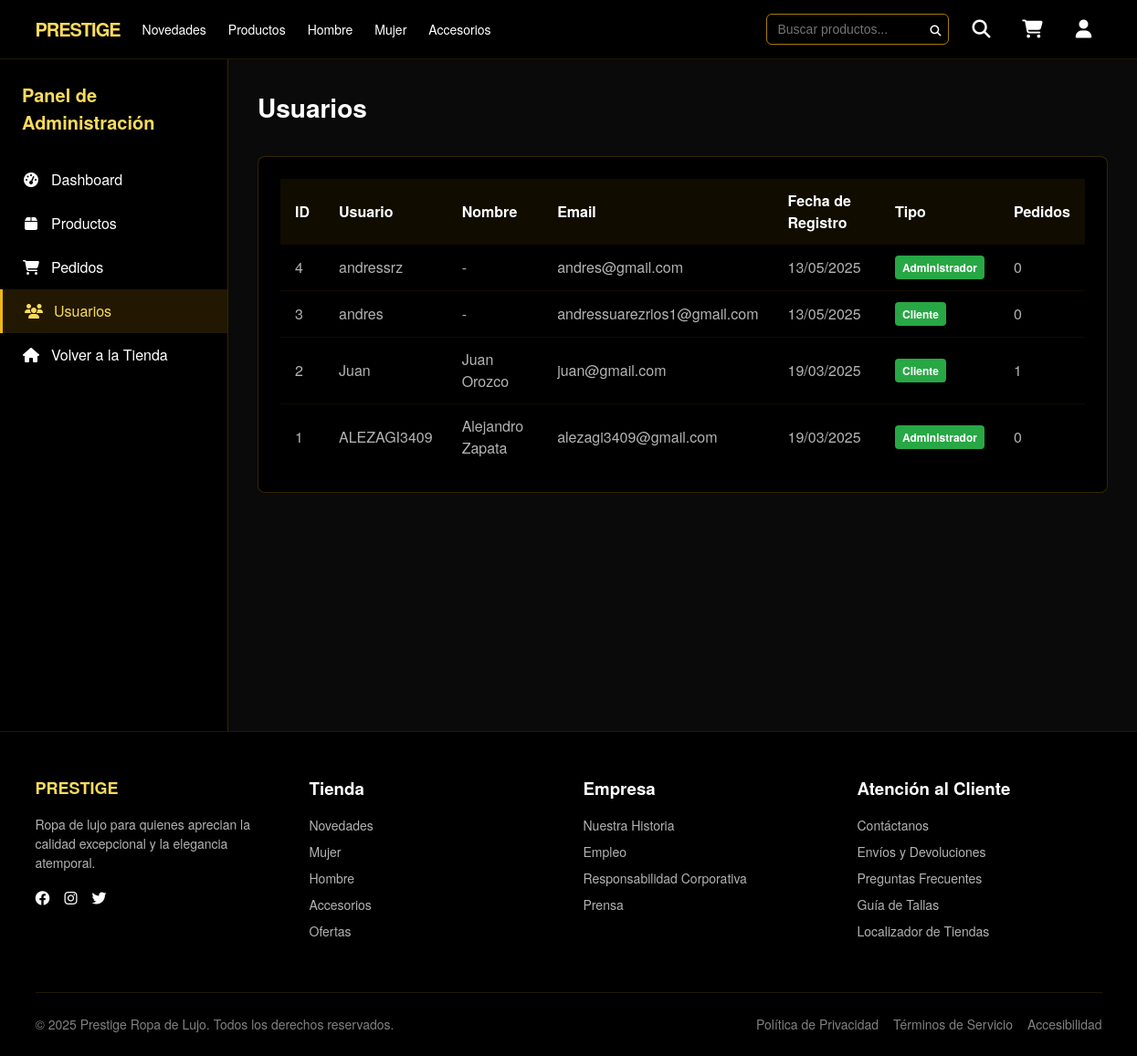
The page /store/admin/users/ (signed in) on the database its author committed.
### store/models.py (models this page shows, shortened)
class User(AbstractUser):
    email = models.EmailField(unique=True)
    payment_method = models.CharField(max_length=100, blank=True, null=True)

### store/views.py (the view)
# urls.py: path('admin/users/', views.AdminUserListView.as_view(), name='admin_users'),
class AdminUserListView(LoginRequiredMixin, StaffRequiredMixin, ListView):
    model = User
    template_name = 'admin/users.html'
    context_object_name = 'users'
    paginate_by = 20
    ordering = ['-date_joined']

### store/context_processors.py (called while the page is built)
def weather_info(request):
    city = request.session.get('weather_city', 'Medellin')
    weather = get_weather(city)
    return {'weather': weather}

### store/views.py (called while the page is built)
    def test_func(self):
        return self.request.user.is_staff

### store/weather.py (called while the page is built)
def get_weather(city="Medellin"):
    api_key = settings.WEATHER_API_KEY
    url = f"https://api.openweathermap.org/data/2.5/weather?q={city}&appid={api_key}&units=metric&lang=es"
    try:
        response = requests.get(url)
        response.raise_for_status()
        data = response.json()
        weather_info = {
            'city': data['name'],
            'country': data['sys']['country'],
            'temperature': round(data['main']['temp']),
            'description': data['weather'][0]['description'],
            'icon': data['weather'][0]['icon'],
            'icon_url': f"http://openweathermap.org/img/wn/{data['weather'][0]['icon']}@2x.png"
        }
        return weather_info
    except Exception as e:
        print(f"Error al obtener el clima: {e}")
        return None

### store/templates/admin/users.html (shortened to what this page needs)
{% extends 'admin/base_admin.html' %}
{% load static %}
{% block admin_content %}
<div class="admin-header">
    <h1 class="admin-page-title">Usuarios</h1>
</div>
<div class="admin-card">
    <div class="admin-card-body">
        <div class="admin-table-responsive">
            <table class="admin-table">
                <thead>
                    <tr>
                        <th>ID</th>
                        <th>Usuario</th>
                        <th>Nombre</th>
                        <th>Email</th>
                        <th>Fecha de Registro</th>
                        <th>Tipo</th>
                        <th>Pedidos</th>
                    </tr>
                </thead>
                <tbody>
                    {% for user in users %}
                    <tr>
                        <td>{{ user.id }}</td>
                        <td>{{ user.username }}</td>
                        <td>{{ user.get_full_name|default:'-' }}</td>
                        <td>{{ user.email }}</td>
                        <td>{{ user.date_joined|date:"d/m/Y" }}</td>
                        <td>
                            {% if user.is_superuser %}
                            <span class="user-badge admin-badge">Administrador</span>
                            {% elif user.is_staff %}
                            <span class="user-badge staff-badge">Staff</span>
                            {% else %}
                            <span class="user-badge user-badge">Cliente</span>
                            {% endif %}
                        </td>
                        <td>{{ user.orders.count }}</td>
                    </tr>
                    {% empty %}
                    <tr>
                        <td colspan="7" class="empty-table">No hay usuarios disponibles</td>
                    </tr>
                    {% endfor %}
                </tbody>
            </table>
        </div>
    </div>
</div>
{% endblock %}

### store/static/css/styles.css (style rules this page uses)
:root { --color-black: #000000; --color-black-light: #0A0A0A; --color-gold-light: #F9DB5C; --color-gold: #EFB810; --color-brown: #A87B05; --color-brown-dark: #664300; --color-white: #FFFFFF; --color-gray: rgba(255, 255, 255, 0.7); --color-gray-light: rgba(255, 255, 255, 0.5); --font-primary: 'Helvetica Neue', Arial, sans-serif; --transition-fast: 0.2s ease; --transition-medium: 0.3s ease; --transition-slow: 0.5s ease; --shadow-sm: 0 1px 2px rgba(0, 0, 0, 0.1); --shadow-md: 0 4px 6px rgba(0, 0, 0, 0.1); --shadow-lg: 0 10px 15px rgba(0, 0, 0, 0.1); --border-radius-sm: 4px; --border-radius-md: 6px; --border-radius-lg: 8px; }
* { margin: 0; padding: 0; box-sizing: border-box; }
html { font-size: 16px; scroll-behavior: smooth; }
body { font-family: var(--font-primary); line-height: 1.5; color: var(--color-white); background-color: var(--color-black-light); min-height: 100vh; display: flex; flex-direction: column; }
.admin-header { display: flex; justify-content: space-between; align-items: center; margin-bottom: 2rem; }
.admin-page-title { font-size: 1.75rem; font-weight: 700; color: var(--color-white); }
.admin-card { background-color: var(--color-black); border: 1px solid rgba(168, 123, 5, 0.3); border-radius: var(--border-radius-lg); margin-bottom: 2rem; overflow: hidden; }
.admin-card-body { padding: 1.5rem; }
.admin-table-responsive { overflow-x: auto; }
.admin-table { width: 100%; border-collapse: collapse; }
.admin-table th { text-align: left; padding: 0.75rem 1rem; font-weight: 600; color: var(--color-white); background-color: rgba(168, 123, 5, 0.1); }
.admin-table td { padding: 0.75rem 1rem; border-bottom: 1px solid rgba(168, 123, 5, 0.1); color: var(--color-gray); }
.admin-table tr:last-child td { border-bottom: none; }
.user-badge { display: inline-block; padding: 0.25rem 0.5rem; border-radius: var(--border-radius-sm); font-size: 0.75rem; font-weight: 600; }
.admin-badge { background-color: #dc3545; color: white; }
.user-badge { background-color: #28a745; color: white; }

### rows shown on the page
User: id "4", username "andressrz", get_full_name "-", email "andres@gmail.com", date_joined "13/05/2025", is_superuser "Administrador", orders.count "0"
User: id "3", username "andres", get_full_name "-", email "andressuarezrios1@gmail.com", date_joined "13/05/2025", is_superuser "Cliente", orders.count "0"
User: id "2", username "Juan", get_full_name "Juan Orozco", email "juan@gmail.com", date_joined "19/03/2025", is_superuser "Cliente", orders.count "1"
User: id "1", username "ALEZAGI3409", get_full_name "Alejandro Zapata", email "alezagi3409@gmail.com", date_joined "19/03/2025", is_superuser "Administrador", orders.count "0"
